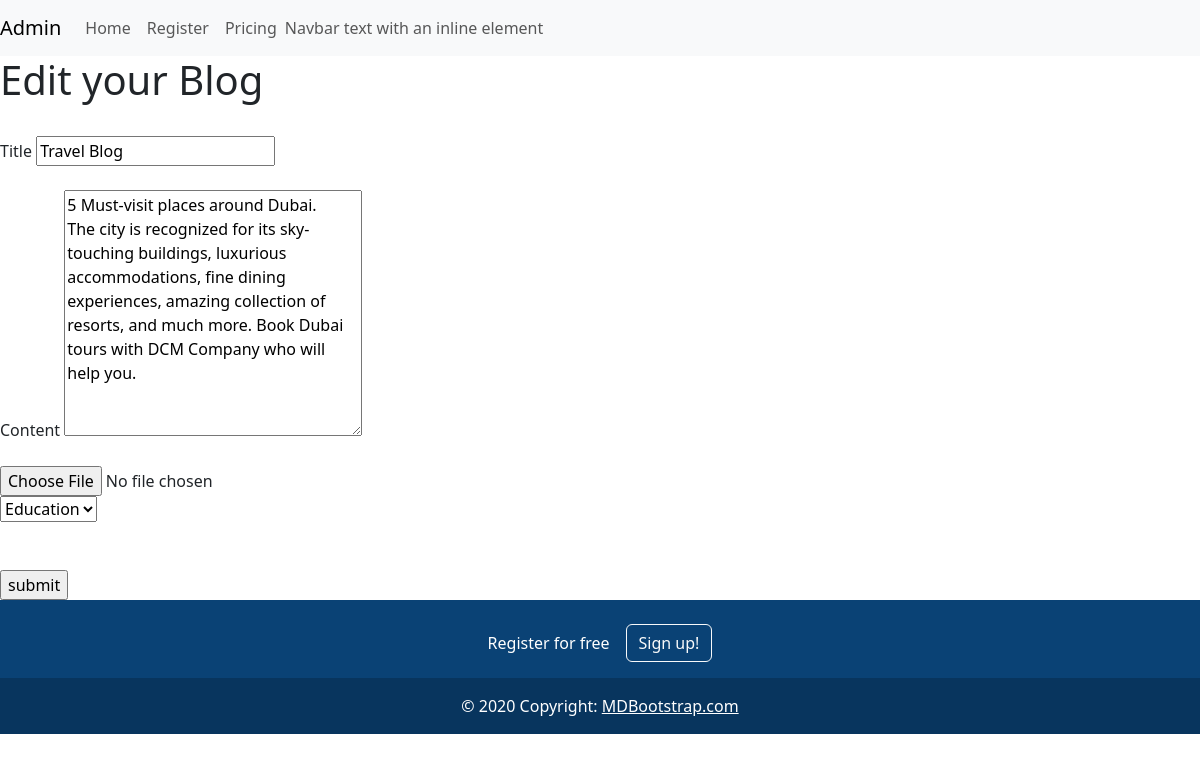
Page /edit_blog/1/ (signed in) on the committed database.
### blog_app/models.py (models this page shows, shortened)
class Blog(models.Model):
    gener_choices = (
        ('education','Education'),
        ('movie','Movie'),
        ('politics','Politics'),
        ('others','Others')
    )
    author = models.ForeignKey(User,on_delete=models.CASCADE)
    title = models.CharField(max_length=50,null=True)
    genre = models.CharField(max_length=20,choices=gener_choices,default='education')
    content = models.TextField(null=True)
    image = models.ImageField(upload_to='image/',null=True)
    created_date = models.DateTimeField(auto_now=True)
    updated_date = models.DateTimeField(auto_now_add=True)
    is_published = models.BooleanField(default=False)

### blog_app/views.py (the view, shortened to what this page needs)
# urls.py: path('edit_blog/<int:id>/',views.edit_blog, name='edit'),
@login_required(login_url='login')
def edit_blog(request,id):
    try:
        blog_obj = Blog.objects.get(id=id)
    except:
        blog = None
    if request.user != blog_obj.author:
        return HttpResponse('Permission Denied')
    context = {'blog':blog_obj}
    return render(request,"edit_blog.html",context)

### blog_app/templates/edit_blog.html (shortened to what this page needs)
{% extends 'base.html' %}
{% block content %}
    <h1>Edit your Blog</h1>
    <br>
    <form method="post" enctype="multipart/form-data">
        <label>Title</label>
        <input type="text" name="title" value="{{blog.title}}"><br><br>
        <label>Content</label>
        <textarea type="text" name="content" cols="30" rows="10">{{blog.content}}</textarea><br><br>
        <input type="file" name="image" accept="images/*">
        <br>
        <select name="genre">
            <option value="education">Education</option>
        </select>
        <br><br><br>
        <input type="submit" value="submit">
    </form>
{% endblock%}

### blog_app/templates/base.html (shortened to what this page needs)
<!DOCTYPE html>
<html lang="en">
<head>
    <link href="https://cdn.jsdelivr.net/npm/bootstrap@5.3.1/dist/css/bootstrap.min.css" rel="stylesheet">
</head>
<body>
    <nav class="navbar navbar-expand-lg navbar-light bg-light">
        <a class="navbar-brand" href="#">{{ request.user.username.title }}</a>
        <div class="collapse navbar-collapse" id="navbarText">
          <ul class="navbar-nav mr-auto">
            <li class="nav-item active">
              <a class="nav-link" href="{% url 'home' %}">Home </a>
            </li>
            <li class="nav-item">
              <a class="nav-link" href="{% url 'register' %}">Register</a>
            </li>
            <li class="nav-item">
              <a class="nav-link" href="#">Pricing</a>
            </li>
          </ul>
          <span class="navbar-text">
            Navbar text with an inline element
          </span>
        </div>
      </nav>
      {% block content %}
      {% endblock %}
      <section class="">
        <footer class="text-center text-white" style="background-color: #0a4275;">
          <div class="container p-4 pb-0">
            <section class="">
              <p class="d-flex justify-content-center align-items-center">
                <span class="me-3">Register for free</span>
                <button type="button" class="btn btn-outline-light btn-rounded">
                  Sign up!
                </button>
              </p>
            </section>
          </div>
          <div class="text-center p-3" style="background-color: rgba(0, 0, 0, 0.2);">
            © 2020 Copyright:
            <a class="text-white" href="https://mdbootstrap.com/">MDBootstrap.com</a>
          </div>
        </footer>
      </section>
</body>
</html>

### rows in the picture
Blog: title "Travel Blog", content "5 Must-visit places around Dubai. The city is recognized for its sky-touching buildings, luxurious accommodations, fine dining experiences, amazing collection of resorts, and much more. Book Dubai tours with DCM Company who will help you."

### other values in the picture
{{ request.user.username.title }} "Admin"
